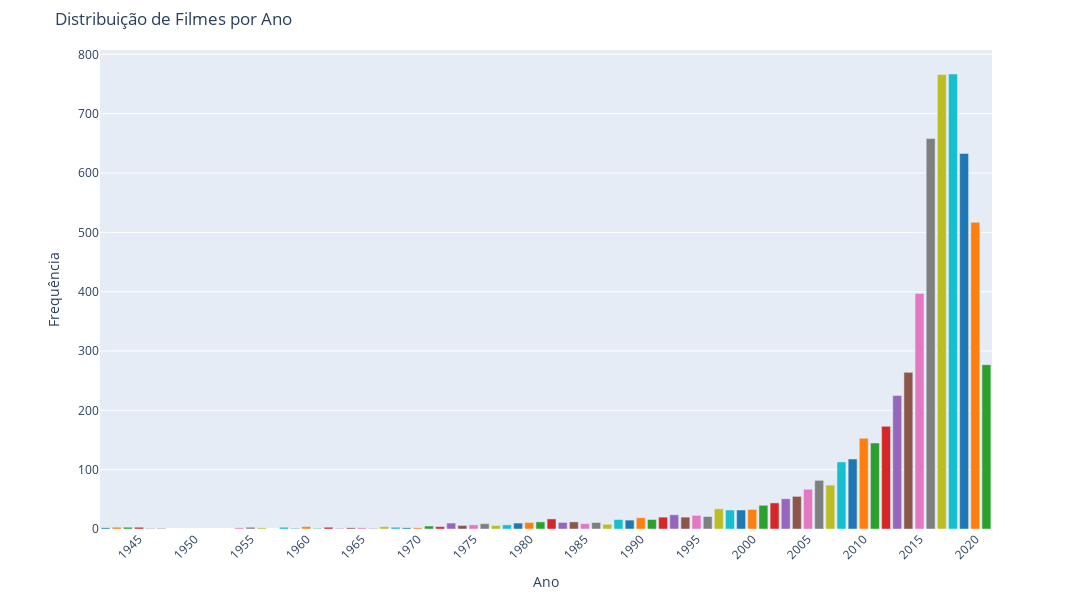

Write notebook code for a chart like this one.
### Code cell
import plotly.graph_objects as go

# Calculando a quantidade de filmes por ano
filmes_por_ano = df['Ano'].value_counts().sort_index()

# Definindo cores RGB para as barras
cores_rgb = ['rgb(31, 119, 180)', 'rgb(255, 127, 14)', 'rgb(44, 160, 44)', 'rgb(214, 39, 40)', 
             'rgb(148, 103, 189)', 'rgb(140, 86, 75)', 'rgb(227, 119, 194)', 'rgb(127, 127, 127)', 
             'rgb(188, 189, 34)', 'rgb(23, 190, 207)']

# Criando o gráfico de barras
fig = go.Figure()

# Adicionando as barras ao gráfico com cores diferentes para cada barra
for i, (ano, freq) in enumerate(zip(filmes_por_ano.index, filmes_por_ano.values)):
    fig.add_trace(go.Bar(x=[ano], y=[freq], marker_color=cores_rgb[i % len(cores_rgb)]))

# Atualizando o layout do gráfico
fig.update_layout(title='Distribuição de Filmes por Ano',
                  xaxis_title='Ano',
                  yaxis_title='Frequência',
                  xaxis=dict(tickangle=-45, tickmode='linear', tick0=1940, dtick=5),  # Definindo intervalo de 5 anos
                  height=600,  # Altura do gráfico
                  width=1130,  # Largura do gráfico
                  showlegend=False,
                  margin=dict(l=100, r=100, t=50, b=50))  # Definindo as margens

# Mostrando o gráfico
fig.show()

### Figure 1 — Plotly figure (JSON) as saved in the notebook; plotly's stock layout.template omitted (floating-point values rounded to 4 significant figures)
{"data": [{"marker": {"color": "rgb(31, 119, 180)"}, "type": "bar", "x": [1942], "y": [2]}, {"marker": {"color": "rgb(255, 127, 14)"}, "type": "bar", "x": [1943], "y": [3]}, {"marker": {"color": "rgb(44, 160, 44)"}, "type": "bar", "x": [1944], "y": [3]}, {"marker": {"color": "rgb(214, 39, 40)"}, "type": "bar", "x": [1945], "y": [3]}, {"marker": {"color": "rgb(148, 103, 189)"}, "type": "bar", "x": [1946], "y": [1]}, {"marker": {"color": "rgb(140, 86, 75)"}, "type": "bar", "x": [1947], "y": [1]}, {"marker": {"color": "rgb(227, 119, 194)"}, "type": "bar", "x": [1954], "y": [2]}, {"marker": {"color": "rgb(127, 127, 127)"}, "type": "bar", "x": [1955], "y": [3]}, {"marker": {"color": "rgb(188, 189, 34)"}, "type": "bar", "x": [1956], "y": [2]}, {"marker": {"color": "rgb(23, 190, 207)"}, "type": "bar", "x": [1958], "y": [3]}, {"marker": {"color": "rgb(31, 119, 180)"}, "type": "bar", "x": [1959], "y": [1]}, {"marker": {"color": "rgb(255, 127, 14)"}, "type": "bar", "x": [1960], "y": [4]}, {"marker": {"color": "rgb(44, 160, 44)"}, "type": "bar", "x": [1961], "y": [1]}, {"marker": {"color": "rgb(214, 39, 40)"}, "type": "bar", "x": [1962], "y": [3]}, {"marker": {"color": "rgb(148, 103, 189)"}, "type": "bar", "x": [1963], "y": [1]}, {"marker": {"color": "rgb(140, 86, 75)"}, "type": "bar", "x": [1964], "y": [2]}, {"marker": {"color": "rgb(227, 119, 194)"}, "type": "bar", "x": [1965], "y": [2]}, {"marker": {"color": "rgb(127, 127, 127)"}, "type": "bar", "x": [1966], "y": [1]}, {"marker": {"color": "rgb(188, 189, 34)"}, "type": "bar", "x": [1967], "y": [4]}, {"marker": {"color": "rgb(23, 190, 207)"}, "type": "bar", "x": [1968], "y": [3]}, {"marker": {"color": "rgb(31, 119, 180)"}, "type": "bar", "x": [1969], "y": [2]}, {"marker": {"color": "rgb(255, 127, 14)"}, "type": "bar", "x": [1970], "y": [2]}, {"marker": {"color": "rgb(44, 160, 44)"}, "type": "bar", "x": [1971], "y": [5]}, {"marker": {"color": "rgb(214, 39, 40)"}, "type": "bar", "x": [1972], "y": [4]}, {"marker": {"color": "rgb(148, 103, 189)"}, "type": "bar", "x": [1973], "y": [10]}, {"marker": {"color": "rgb(140, 86, 75)"}, "type": "bar", "x": [1974], "y": [6]}, {"marker": {"color": "rgb(227, 119, 194)"}, "type": "bar", "x": [1975], "y": [7]}, {"marker": {"color": "rgb(127, 127, 127)"}, "type": "bar", "x": [1976], "y": [9]}, {"marker": {"color": "rgb(188, 189, 34)"}, "type": "bar", "x": [1977], "y": [6]}, {"marker": {"color": "rgb(23, 190, 207)"}, "type": "bar", "x": [1978], "y": [7]}, {"marker": {"color": "rgb(31, 119, 180)"}, "type": "bar", "x": [1979], "y": [10]}, {"marker": {"color": "rgb(255, 127, 14)"}, "type": "bar", "x": [1980], "y": [11]}, {"marker": {"color": "rgb(44, 160, 44)"}, "type": "bar", "x": [1981], "y": [12]}, {"marker": {"color": "rgb(214, 39, 40)"}, "type": "bar", "x": [1982], "y": [17]}, {"marker": {"color": "rgb(148, 103, 189)"}, "type": "bar", "x": [1983], "y": [11]}, {"marker": {"color": "rgb(140, 86, 75)"}, "type": "bar", "x": [1984], "y": [12]}, {"marker": {"color": "rgb(227, 119, 194)"}, "type": "bar", "x": [1985], "y": [9]}, {"marker": {"color": "rgb(127, 127, 127)"}, "type": "bar", "x": [1986], "y": [11]}, {"marker": {"color": "rgb(188, 189, 34)"}, "type": "bar", "x": [1987], "y": [8]}, {"marker": {"color": "rgb(23, 190, 207)"}, "type": "bar", "x": [1988], "y": [16]}, {"marker": {"color": "rgb(31, 119, 180)"}, "type": "bar", "x": [1989], "y": [15]}, {"marker": {"color": "rgb(255, 127, 14)"}, "type": "bar", "x": [1990], "y": [19]}, {"marker": {"color": "rgb(44, 160, 44)"}, "type": "bar", "x": [1991], "y": [16]}, {"marker": {"color": "rgb(214, 39, 40)"}, "type": "bar", "x": [1992], "y": [20]}, {"marker": {"color": "rgb(148, 103, 189)"}, "type": "bar", "x": [1993], "y": [24]}, {"marker": {"color": "rgb(140, 86, 75)"}, "type": "bar", "x": [1994], "y": [20]}, {"marker": {"color": "rgb(227, 119, 194)"}, "type": "bar", "x": [1995], "y": [23]}, {"marker": {"color": "rgb(127, 127, 127)"}, "type": "bar", "x": [1996], "y": [21]}, {"marker": {"color": "rgb(188, 189, 34)"}, "type": "bar", "x": [1997], "y": [34]}, {"marker": {"color": "rgb(23, 190, 207)"}, "type": "bar", "x": [1998], "y": [32]}, {"marker": {"color": "rgb(31, 119, 180)"}, "type": "bar", "x": [1999], "y": [32]}, {"marker": {"color": "rgb(255, 127, 14)"}, "type": "bar", "x": [2000], "y": [33]}, {"marker": {"color": "rgb(44, 160, 44)"}, "type": "bar", "x": [2001], "y": [40]}, {"marker": {"color": "rgb(214, 39, 40)"}, "type": "bar", "x": [2002], "y": [44]}, {"marker": {"color": "rgb(148, 103, 189)"}, "type": "bar", "x": [2003], "y": [51]}, {"marker": {"color": "rgb(140, 86, 75)"}, "type": "bar", "x": [2004], "y": [55]}, {"marker": {"color": "rgb(227, 119, 194)"}, "type": "bar", "x": [2005], "y": [67]}, {"marker": {"color": "rgb(127, 127, 127)"}, "type": "bar", "x": [2006], "y": [82]}, {"marker": {"color": "rgb(188, 189, 34)"}, "type": "bar", "x": [2007], "y": [74]}, {"marker": {"color": "rgb(23, 190, 207)"}, "type": "bar", "x": [2008], "y": [113]}, {"marker": {"color": "rgb(31, 119, 180)"}, "type": "bar", "x": [2009], "y": [118]}, {"marker": {"color": "rgb(255, 127, 14)"}, "type": "bar", "x": [2010], "y": [153]}, {"marker": {"color": "rgb(44, 160, 44)"}, "type": "bar", "x": [2011], "y": [145]}, {"marker": {"color": "rgb(214, 39, 40)"}, "type": "bar", "x": [2012], "y": [173]}, {"marker": {"color": "rgb(148, 103, 189)"}, "type": "bar", "x": [2013], "y": [225]}, {"marker": {"color": "rgb(140, 86, 75)"}, "type": "bar", "x": [2014], "y": [264]}, {"marker": {"color": "rgb(227, 119, 194)"}, "type": "bar", "x": [2015], "y": [397]}, {"marker": {"color": "rgb(127, 127, 127)"}, "type": "bar", "x": [2016], "y": [658]}, {"marker": {"color": "rgb(188, 189, 34)"}, "type": "bar", "x": [2017], "y": [766]}, {"marker": {"color": "rgb(23, 190, 207)"}, "type": "bar", "x": [2018], "y": [767]}, {"marker": {"color": "rgb(31, 119, 180)"}, "type": "bar", "x": [2019], "y": [633]}, {"marker": {"color": "rgb(255, 127, 14)"}, "type": "bar", "x": [2020], "y": [517]}, {"marker": {"color": "rgb(44, 160, 44)"}, "type": "bar", "x": [2021], "y": [277]}], "layout": {"height": 600, "margin": {"b": 50, "l": 100, "r": 100, "t": 50}, "showlegend": false, "title": {"text": "Distribuição de Filmes por Ano"}, "width": 1130, "xaxis": {"autorange": true, "dtick": 5, "range": [1942.0, 2022.0], "tick0": 1940, "tickangle": -45, "tickmode": "linear", "title": {"text": "Ano"}, "type": "linear"}, "yaxis": {"autorange": true, "range": [0, 807.4], "title": {"text": "Frequência"}, "type": "linear"}}}
